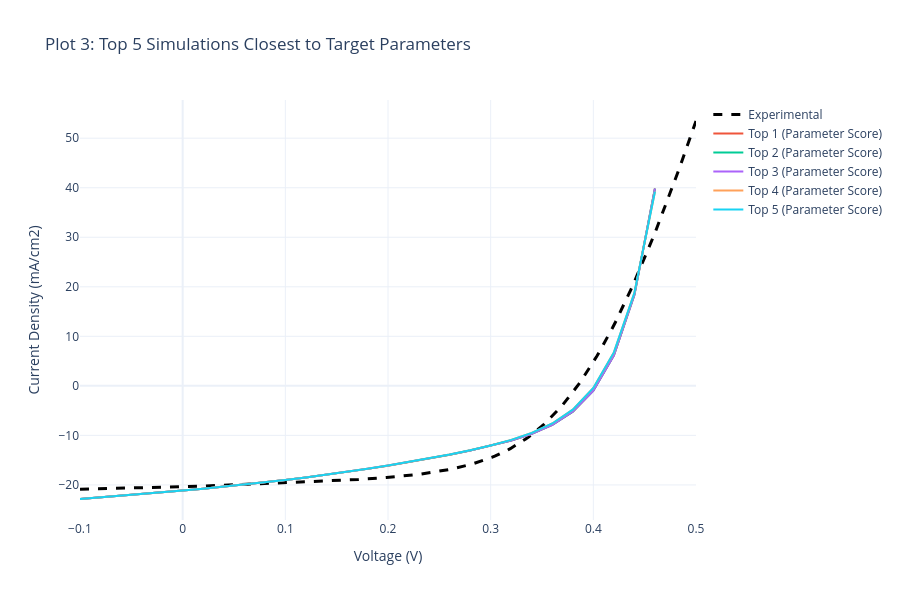

The code cell stored with this chart in its notebook:
### Markdown cell above
## Section 4: Parameter-Based Comparison with Target Values

### Methodology
In this section, we compare simulations against **target performance parameters** using a scoring algorithm. For each simulation, we calculate a normalized distance metric:

$$\text{Score} = \sum_{i} \left(\frac{X_i^{sim} - X_i^{target}}{X_i^{target}}\right)^2$$

where $X_i$ represents the performance parameters:
- $V_{oc}$ (Open Circuit Voltage)
- $J_{sc}$ (Short Circuit Current Density)  
- $FF$ (Fill Factor)
- $\eta$ (Power Conversion Efficiency)

**Interpretation**: Lower scores indicate simulations whose parameters are closer to the target values. This approach is useful for identifying device designs that achieve desired specifications.

### Application
The top 5 simulations with the lowest parameter scores are plotted alongside experimental data to evaluate whether parameter matching correlates with realistic device behavior.

### Code cell
# Calculate a Score (the lower the score, the closer to the target parameters)
for d in scaps_data:
    score = 0
    score += ((d['Voc'] - TARGET_VOC) / TARGET_VOC)**2
    score += ((d['Jsc'] - TARGET_JSC) / TARGET_JSC)**2
    score += ((d['FF'] - TARGET_FF) / TARGET_FF)**2
    score += ((d['eta'] - TARGET_ETA) / TARGET_ETA)**2
    d['param_score'] = score

top_5_params = sorted(scaps_data, key=lambda x: x['param_score'])[:5]

# ------------------ PLOT 3: TOP 5 VS EXPERIMENTAL (PARAMETERS) ------------------
fig3 = go.Figure()
fig3.add_trace(go.Scatter(
    x=exp_data['v(V)'], y=exp_data['jtot(mA/cm2)'], 
    mode='lines', name='Experimental', line=dict(color='black', dash='dash', width=3)
))

for i, d in enumerate(top_5_params):
    # Filter to experimental maximum limits
    mask = (d['v(V)'] <= EXP_V_MAX) & (d['jtot(mA/cm2)'] <= EXP_J_MAX)
    v_filtered = d['v(V)'][mask]
    j_filtered = d['jtot(mA/cm2)'][mask]
    
    hover_text = f"<b>{d['label']}</b><br>Voc: {d['Voc']} V<br>Jsc: {d['Jsc']} mA/cm²<br>FF: {d['FF']} %<br>η: {d['eta']} %"
    fig3.add_trace(go.Scatter(
        x=v_filtered, y=j_filtered, mode='lines', 
        name=f"Top {i+1} (Parameter Score)", hoverinfo='text', hovertext=hover_text
    ))

fig3.update_layout(
    title='Plot 3: Top 5 Simulations Closest to Target Parameters',
    xaxis_title='Voltage (V)', yaxis_title='Current Density (mA/cm2)',
    hovermode='closest', template='plotly_white', width=900, height=600
)
fig3.show()

# Create comparison table
print("\n" + "="*120)
print("TOP 5 PARAMETER MATCHES: EXPERIMENTAL VS SIMULATIONS")
print("="*120)
print(f"\n{'Metric':<20} {'Experimental':<18} {'Top 1':<18} {'Top 2':<18} {'Top 3':<18} {'Top 4':<18} {'Top 5':<18}")
print("-"*120)
print(f"{'Voc (V)':<20} {TARGET_VOC:<18.4f} {top_5_params[0]['Voc']:<18.4f} {top_5_params[1]['Voc']:<18.4f} {top_5_params[2]['Voc']:<18.4f} {top_5_params[3]['Voc']:<18.4f} {top_5_params[4]['Voc']:<18.4f}")
print(f"{'Jsc (mA/cm²)':<20} {TARGET_JSC:<18.4f} {top_5_params[0]['Jsc']:<18.4f} {top_5_params[1]['Jsc']:<18.4f} {top_5_params[2]['Jsc']:<18.4f} {top_5_params[3]['Jsc']:<18.4f} {top_5_params[4]['Jsc']:<18.4f}")
print(f"{'FF (%)':<20} {TARGET_FF:<18.2f} {top_5_params[0]['FF']:<18.2f} {top_5_params[1]['FF']:<18.2f} {top_5_params[2]['FF']:<18.2f} {top_5_params[3]['FF']:<18.2f} {top_5_params[4]['FF']:<18.2f}")
print(f"{'η (%)':<20} {TARGET_ETA:<18.4f} {top_5_params[0]['eta']:<18.4f} {top_5_params[1]['eta']:<18.4f} {top_5_params[2]['eta']:<18.4f} {top_5_params[3]['eta']:<18.4f} {top_5_params[4]['eta']:<18.4f}")
print(f"{'Param Score':<20} {'---':<18} {top_5_params[0]['param_score']:<18.6f} {top_5_params[1]['param_score']:<18.6f} {top_5_params[2]['param_score']:<18.6f} {top_5_params[3]['param_score']:<18.6f} {top_5_params[4]['param_score']:<18.6f}")
print("="*120)

### Figure 1 — Plotly figure (JSON) as saved in the notebook; plotly's stock layout.template omitted (floating-point values rounded to 4 significant figures; data arrays with more than 128 entries replaced by an {"elided": "..."} marker saying what was removed)
{"data": [{"line": {"color": "black", "dash": "dash", "width": 3}, "mode": "lines", "name": "Experimental", "type": "scatter", "x": {"elided": "200 float values"}, "y": {"elided": "200 float values"}}, {"hoverinfo": "text", "hovertext": "<b>Sb2Se3 / CdS (I1)>>Defect 1>>total density [1/cm²]: 1.00e+10</b><br>Voc: 0.403232 V<br>Jsc: 21.14379191 mA/cm²<br>FF: 42.8813 %<br>η: 3.656 %", "mode": "lines", "name": "Top 1 (Parameter Score)", "type": "scatter", "x": [-0.1, -0.08, -0.06, -0.04, -0.02, 0.0, 0.02, 0.04, 0.06, 0.08, 0.1, 0.12, 0.14, 0.16, 0.18, 0.2, 0.22, 0.24, 0.26, 0.28, 0.3, 0.32, 0.34, 0.36, 0.38, 0.4, 0.42, 0.44, 0.46], "y": [-22.84, -22.53, -22.2, -21.86, -21.51, -21.14, -20.76, -20.36, -19.93, -19.48, -19.01, -18.5, -17.95, -17.38, -16.76, -16.1, -15.41, -14.67, -13.89, -13.05, -12.12, -11.04, -9.7, -7.885, -5.207, -0.955, 6.151, 18.4, 39.83]}, {"hoverinfo": "text", "hovertext": "<b>Sb2Se3 / CdS (I1)>>Defect 1>>total density [1/cm²]: 1.00e+10</b><br>Voc: 0.403227 V<br>Jsc: 21.14334477 mA/cm²<br>FF: 42.8797 %<br>η: 3.6557 %", "mode": "lines", "name": "Top 2 (Parameter Score)", "type": "scatter", "x": [-0.1, -0.08, -0.06, -0.04, -0.02, 0.0, 0.02, 0.04, 0.06, 0.08, 0.1, 0.12, 0.14, 0.16, 0.18, 0.2, 0.22, 0.24, 0.26, 0.28, 0.3, 0.32, 0.34, 0.36, 0.38, 0.4, 0.42, 0.44, 0.46], "y": [-22.84, -22.53, -22.2, -21.86, -21.51, -21.14, -20.76, -20.36, -19.93, -19.48, -19.01, -18.5, -17.95, -17.37, -16.76, -16.1, -15.41, -14.67, -13.89, -13.05, -12.12, -11.04, -9.699, -7.884, -5.206, -0.9535, 6.153, 18.4, 39.83]}, {"hoverinfo": "text", "hovertext": "<b>Sb2Se3 / CdS (I1)>>Defect 1>>total density [1/cm²]: 1.00e+10</b><br>Voc: 0.403178 V<br>Jsc: 21.13888674 mA/cm²<br>FF: 42.8634 %<br>η: 3.6531 %", "mode": "lines", "name": "Top 3 (Parameter Score)", "type": "scatter", "x": [-0.1, -0.08, -0.06, -0.04, -0.02, 0.0, 0.02, 0.04, 0.06, 0.08, 0.1, 0.12, 0.14, 0.16, 0.18, 0.2, 0.22, 0.24, 0.26, 0.28, 0.3, 0.32, 0.34, 0.36, 0.38, 0.4, 0.42, 0.44, 0.46], "y": [-22.84, -22.52, -22.2, -21.86, -21.51, -21.14, -20.76, -20.35, -19.93, -19.48, -19.0, -18.49, -17.95, -17.37, -16.75, -16.1, -15.4, -14.67, -13.88, -13.04, -12.11, -11.03, -9.687, -7.871, -5.191, -0.9384, 6.166, 18.41, 39.82]}, {"hoverinfo": "text", "hovertext": "<b>Sb2Se3 / CdS (I1)>>Defect 1>>total density [1/cm²]: 5.00e+10</b><br>Voc: 0.401455 V<br>Jsc: 21.14374107 mA/cm²<br>FF: 42.8462 %<br>η: 3.6369 %", "mode": "lines", "name": "Top 4 (Parameter Score)", "type": "scatter", "x": [-0.1, -0.08, -0.06, -0.04, -0.02, 0.0, 0.02, 0.04, 0.06, 0.08, 0.1, 0.12, 0.14, 0.16, 0.18, 0.2, 0.22, 0.24, 0.26, 0.28, 0.3, 0.32, 0.34, 0.36, 0.38, 0.4, 0.42, 0.44, 0.46], "y": [-22.84, -22.53, -22.2, -21.86, -21.51, -21.14, -20.76, -20.36, -19.93, -19.48, -19.01, -18.5, -17.95, -17.37, -16.75, -16.09, -15.39, -14.65, -13.85, -12.99, -12.03, -10.9, -9.496, -7.593, -4.802, -0.4275, 6.745, 18.8, 39.19]}, {"hoverinfo": "text", "hovertext": "<b>Sb2Se3 / CdS (I1)>>Defect 1>>total density [1/cm²]: 5.00e+10</b><br>Voc: 0.40145 V<br>Jsc: 21.14329393 mA/cm²<br>FF: 42.8446 %<br>η: 3.6366 %", "mode": "lines", "name": "Top 5 (Parameter Score)", "type": "scatter", "x": [-0.1, -0.08, -0.06, -0.04, -0.02, 0.0, 0.02, 0.04, 0.06, 0.08, 0.1, 0.12, 0.14, 0.16, 0.18, 0.2, 0.22, 0.24, 0.26, 0.28, 0.3, 0.32, 0.34, 0.36, 0.38, 0.4, 0.42, 0.44, 0.46], "y": [-22.84, -22.53, -22.2, -21.86, -21.51, -21.14, -20.76, -20.36, -19.93, -19.48, -19.0, -18.5, -17.95, -17.37, -16.75, -16.09, -15.39, -14.65, -13.85, -12.99, -12.03, -10.9, -9.495, -7.592, -4.801, -0.426, 6.747, 18.8, 39.18]}], "layout": {"height": 600, "hovermode": "closest", "title": {"text": "Plot 3: Top 5 Simulations Closest to Target Parameters"}, "width": 900, "xaxis": {"title": {"text": "Voltage (V)"}}, "yaxis": {"title": {"text": "Current Density (mA/cm2)"}}}}
